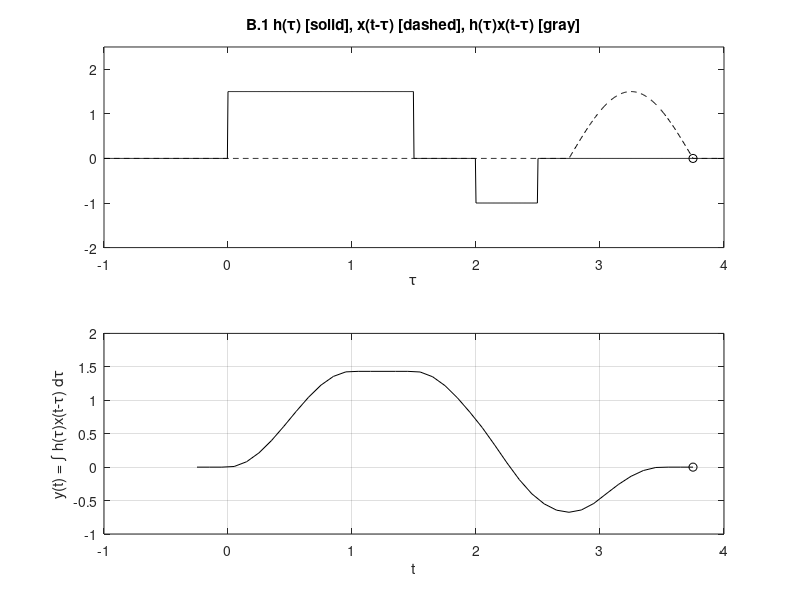

Reproduce this figure in MATLAB.
% CH2MP4.m : Chapter 2, MATLAB Program 4 
% Script M-file graphically demonstrates the convolution process.
figure(1) % Create figure window and make visible on screen 
u = @(t) 1.0*(t>=0); 
x = @(t) 1.5*sin(pi*t).*(u(t)-u(t-1)); 
h = @(t) 1.5*(u(t)-u(t-1.5))-u(t-2)+u(t-2.5); 
dtau = 0.005; 
tau = -1:dtau:4; 
ti = 0; 
tvec = -.25:.1:3.75; 
y = NaN*zeros(1,length(tvec)); 
% Pre-allocate memory 
for t = tvec 
    ti = ti+1; % Time index 
    xh = x(t-tau).*h(tau); 
    lxh = length(xh); 
    y(ti) = sum(xh.*dtau); % Trapezoidal approximation of convolution integral 
    subplot(2,1,1),plot(tau,h(tau),'k-',tau,x(t-tau),'k--',t,0,'ok'); 
    axis([tau(1) tau(end) -2.0 2.5]);
    patch([tau(1:end-1);tau(1:end-1);tau(2:end);tau(2:end)],... 
        [zeros(1,lxh-1);xh(1:end-1);xh(2:end);zeros(1,lxh-1)],... 
        [.8 .8 .8],'edgecolor','none'); 
    xlabel('\tau'); 
    title('B.1 h(\tau) [solid], x(t-\tau) [dashed], h(\tau)x(t-\tau) [gray]'); 
    c = get(gca,'children'); set(gca,'children',[c(2);c(3);c(4);c(1)]); 
    subplot(2,1,2),plot(tvec,y,'k',tvec(ti),y(ti),'ok'); 
    xlabel('t'); ylabel('y(t) = \int h(\tau)x(t-\tau) d\tau'); 
    axis([tau(1) tau(end) -1.0 2.0]); grid; 
    %drawnow;
    pause;
end
%pause;

